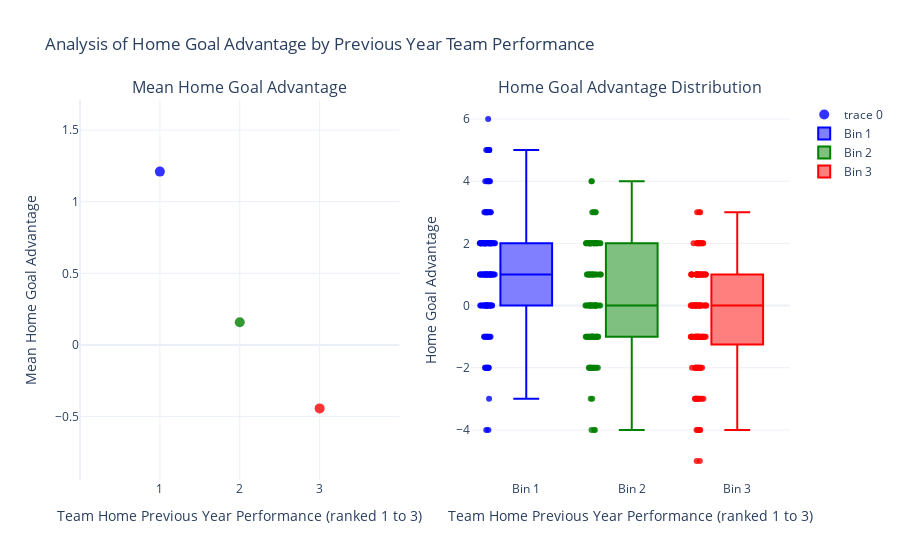

The notebook cell saved with this chart:
### Code cell
import plotly.graph_objects as go
from plotly.subplots import make_subplots

# Define a color map for bins
color_map = {1: 'blue', 2: 'green', 3: 'red'}

# Create subplots with 1 row and 2 columns
fig = make_subplots(rows=1, cols=2, subplot_titles=("Mean Home Goal Advantage", "Home Goal Advantage Distribution"))

# Adding the scatter plot in the first column
fig.add_trace(
    go.Scatter(
        x=df1['team3bins'],
        y=df1['mean_goaladv'],
        mode='markers',
        marker=dict(size=10, color=[color_map[x] for x in df1['team3bins']], opacity=0.8)
    ),
    row=1, col=1
)

# Adding each bin as a separate box plot trace
for bin in sorted(df_merged['team3bins'].unique()):
    fig.add_trace(
        go.Box(
            y=df_merged[df_merged['team3bins'] == bin]['home_goaladv'],
            name=f"Bin {bin}",
            marker=dict(color=color_map[bin], opacity=0.8),
            boxpoints='all'  # Optionally show all points
        ),
        row=1, col=2
    )

# Update layout for the entire figure
fig.update_layout(
    title_text="Analysis of Home Goal Advantage by Previous Year Team Performance",
    template="plotly_white",
    xaxis=dict(
        title="Team Home Previous Year Performance (ranked 1 to 3)",
        tickmode="array",
        tickvals=[1, 2, 3],
        range=[0, 4]
    ),
    xaxis2=dict(
        title="Team Home Previous Year Performance (ranked 1 to 3)"
    ),
    yaxis=dict(
        title="Mean Home Goal Advantage",
        range=[df1['mean_goaladv'].min() - 0.5, df1['mean_goaladv'].max() + 0.5]
    ),
    yaxis2=dict(
        title="Home Goal Advantage"
    )
)

# Show the figure
fig.show()

### Figure 1 — Plotly figure (JSON) as saved in the notebook; plotly's stock layout.template omitted (floating-point values rounded to 4 significant figures; data arrays with more than 128 entries replaced by an {"elided": "..."} marker saying what was removed)
{"data": [{"marker": {"color": ["blue", "green", "red"], "opacity": 0.8, "size": 10}, "mode": "markers", "type": "scatter", "x": [1, 2, 3], "xaxis": "x", "y": [1.211, 0.1579, -0.4436], "yaxis": "y"}, {"boxpoints": "all", "marker": {"color": "blue", "opacity": 0.8}, "name": "Bin 1", "type": "box", "xaxis": "x2", "y": {"elided": "133 int values"}, "yaxis": "y2"}, {"boxpoints": "all", "marker": {"color": "green", "opacity": 0.8}, "name": "Bin 2", "type": "box", "xaxis": "x2", "y": [-1, 2, -1, 1, 2, -2, 0, -1, -1, 0, -1, -2, 2, -1, -2, 2, 0, 0, 3, 2, -2, 1, -1, -1, 0, -1, -1, 2, 0, 0, -1, 2, 1, 2, 0, 1, -1, -4, 1, -1, -3, 2, 2, 1, 2, 0, -4, -2, 1, -1, 0, 1, 0, 2, -2, -4, 1, 0, -1, -1, -1, -2, 0, 0, -1, -1, 1, 2, 3, 2, 1, 4, -2, 2, -1, 0, -2, 0, 2, 2, -3, 0, 2, 1, -2, 2, -1, 0, -1, 2, 1, 1, 0, 2, -2, 2, 2, -2, -1, 1, -1, -2, 2, 0, -1, 4, 0, 3, 2, -1, 1, 3, 0, 2], "yaxis": "y2"}, {"boxpoints": "all", "marker": {"color": "red", "opacity": 0.8}, "name": "Bin 3", "type": "box", "xaxis": "x2", "y": {"elided": "133 int values"}, "yaxis": "y2"}], "layout": {"annotations": [{"font": {"size": 16}, "showarrow": false, "text": "Mean Home Goal Advantage", "x": 0.225, "xanchor": "center", "xref": "paper", "y": 1, "yanchor": "bottom", "yref": "paper"}, {"font": {"size": 16}, "showarrow": false, "text": "Home Goal Advantage Distribution", "x": 0.775, "xanchor": "center", "xref": "paper", "y": 1, "yanchor": "bottom", "yref": "paper"}], "title": {"text": "Analysis of Home Goal Advantage by Previous Year Team Performance"}, "xaxis": {"anchor": "y", "domain": [0, 0.45], "range": [0, 4], "tickmode": "array", "tickvals": [1, 2, 3], "title": {"text": "Team Home Previous Year Performance (ranked 1 to 3)"}}, "xaxis2": {"anchor": "y2", "domain": [0.55, 1], "title": {"text": "Team Home Previous Year Performance (ranked 1 to 3)"}}, "yaxis": {"anchor": "x", "domain": [0, 1], "range": [-0.9436, 1.711], "title": {"text": "Mean Home Goal Advantage"}}, "yaxis2": {"anchor": "x2", "domain": [0, 1], "title": {"text": "Home Goal Advantage"}}}}
